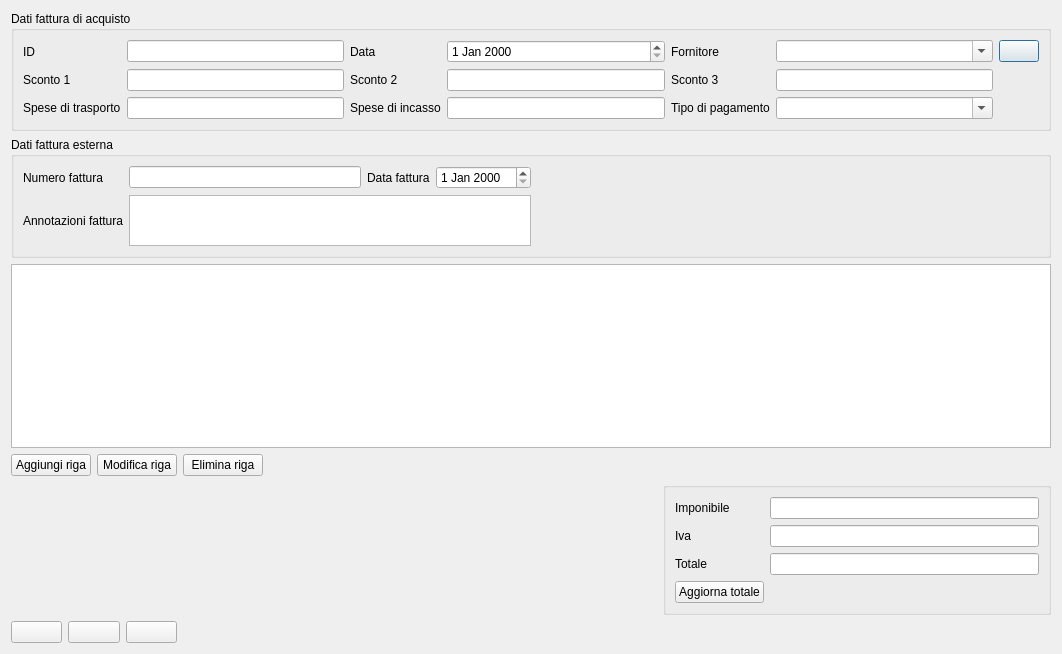
<?xml version="1.0" encoding="UTF-8"?>
<ui version="4.0">
 <class>fatt_new</class>
 <widget class="QDialog" name="fatt_new">
  <property name="geometry">
   <rect>
    <x>0</x>
    <y>0</y>
    <width>1062</width>
    <height>654</height>
   </rect>
  </property>
  <property name="minimumSize">
   <size>
    <width>1062</width>
    <height>654</height>
   </size>
  </property>
  <property name="maximumSize">
   <size>
    <width>1062</width>
    <height>654</height>
   </size>
  </property>
  <property name="sizeIncrement">
   <size>
    <width>1062</width>
    <height>654</height>
   </size>
  </property>
  <property name="baseSize">
   <size>
    <width>1062</width>
    <height>654</height>
   </size>
  </property>
  <property name="windowTitle">
   <string>Dati fattura</string>
  </property>
  <property name="windowIcon">
   <iconset>
    <normaloff>:/images/logo.png</normaloff>:/images/logo.png</iconset>
  </property>
  <layout class="QGridLayout" name="gridLayout_3">
   <item row="0" column="0" colspan="5">
    <widget class="QGroupBox" name="groupBox_1">
     <property name="styleSheet">
      <string notr="true"/>
     </property>
     <property name="title">
      <string>Dati fattura di acquisto</string>
     </property>
     <layout class="QGridLayout" name="gridLayout_5">
      <item row="0" column="0" colspan="9">
       <layout class="QGridLayout" name="gridLayout">
        <item row="0" column="0">
         <widget class="QLabel" name="label">
          <property name="text">
           <string>ID</string>
          </property>
         </widget>
        </item>
        <item row="0" column="1">
         <widget class="QLineEdit" name="id"/>
        </item>
        <item row="0" column="2">
         <widget class="QLabel" name="label_2">
          <property name="text">
           <string>Data</string>
          </property>
         </widget>
        </item>
        <item row="0" column="3">
         <widget class="QDateEdit" name="data_fat"/>
        </item>
        <item row="0" column="4">
         <widget class="QLabel" name="label_3">
          <property name="text">
           <string>Fornitore</string>
          </property>
         </widget>
        </item>
        <item row="0" column="5">
         <widget class="QComboBox" name="forn">
          <property name="editable">
           <bool>true</bool>
          </property>
         </widget>
        </item>
        <item row="1" column="0">
         <widget class="QLabel" name="label_4">
          <property name="text">
           <string>Sconto 1</string>
          </property>
         </widget>
        </item>
        <item row="1" column="1">
         <widget class="QLineEdit" name="sconto_1"/>
        </item>
        <item row="1" column="2">
         <widget class="QLabel" name="label_5">
          <property name="text">
           <string>Sconto 2</string>
          </property>
         </widget>
        </item>
        <item row="1" column="3">
         <widget class="QLineEdit" name="sconto_2"/>
        </item>
        <item row="1" column="4">
         <widget class="QLabel" name="label_6">
          <property name="text">
           <string>Sconto 3</string>
          </property>
         </widget>
        </item>
        <item row="1" column="5">
         <widget class="QLineEdit" name="sconto_3"/>
        </item>
        <item row="2" column="0">
         <widget class="QLabel" name="label_7">
          <property name="text">
           <string>Spese di trasporto</string>
          </property>
         </widget>
        </item>
        <item row="2" column="1">
         <widget class="QLineEdit" name="sp_tr"/>
        </item>
        <item row="2" column="2">
         <widget class="QLabel" name="label_8">
          <property name="text">
           <string>Spese di incasso</string>
          </property>
         </widget>
        </item>
        <item row="2" column="3">
         <widget class="QLineEdit" name="sp_in"/>
        </item>
        <item row="2" column="4">
         <widget class="QLabel" name="label_9">
          <property name="text">
           <string>Tipo di pagamento</string>
          </property>
         </widget>
        </item>
        <item row="2" column="5">
         <widget class="QComboBox" name="t_pagam">
          <property name="editable">
           <bool>true</bool>
          </property>
         </widget>
        </item>
        <item row="0" column="6">
         <widget class="QPushButton" name="fornitore_fatt">
          <property name="text">
           <string/>
          </property>
          <property name="icon">
           <iconset resource="../biblio.qrc">
            <normaloff>:/images/system-users.png</normaloff>:/images/system-users.png</iconset>
          </property>
          <property name="default">
           <bool>true</bool>
          </property>
         </widget>
        </item>
       </layout>
      </item>
     </layout>
    </widget>
   </item>
   <item row="1" column="0" colspan="5">
    <widget class="QGroupBox" name="groupBox_2">
     <property name="minimumSize">
      <size>
       <width>0</width>
       <height>121</height>
      </size>
     </property>
     <property name="maximumSize">
      <size>
       <width>16777215</width>
       <height>121</height>
      </size>
     </property>
     <property name="sizeIncrement">
      <size>
       <width>0</width>
       <height>121</height>
      </size>
     </property>
     <property name="baseSize">
      <size>
       <width>0</width>
       <height>121</height>
      </size>
     </property>
     <property name="title">
      <string>Dati fattura esterna</string>
     </property>
     <layout class="QGridLayout" name="gridLayout_7">
      <item row="0" column="0" rowspan="2">
       <layout class="QGridLayout" name="gridLayout_4">
        <item row="0" column="0">
         <widget class="QLabel" name="label_10">
          <property name="text">
           <string>Numero fattura</string>
          </property>
         </widget>
        </item>
        <item row="0" column="1">
         <widget class="QLineEdit" name="n_fatt">
          <property name="styleSheet">
           <string notr="true"/>
          </property>
         </widget>
        </item>
        <item row="0" column="2">
         <widget class="QLabel" name="label_11">
          <property name="text">
           <string>Data fattura</string>
          </property>
         </widget>
        </item>
        <item row="0" column="3">
         <widget class="QDateEdit" name="dateEdit"/>
        </item>
        <item row="1" column="0">
         <widget class="QLabel" name="label_12">
          <property name="text">
           <string>Annotazioni fattura</string>
          </property>
         </widget>
        </item>
        <item row="1" column="1" colspan="3">
         <widget class="QTextEdit" name="textEdit"/>
        </item>
       </layout>
      </item>
      <item row="1" column="1">
       <spacer name="horizontalSpacer_4">
        <property name="orientation">
         <enum>Qt::Horizontal</enum>
        </property>
        <property name="sizeHint" stdset="0">
         <size>
          <width>224</width>
          <height>78</height>
         </size>
        </property>
       </spacer>
      </item>
     </layout>
    </widget>
   </item>
   <item row="3" column="0">
    <widget class="QPushButton" name="n_riga">
     <property name="text">
      <string>Aggiungi riga</string>
     </property>
     <property name="icon">
      <iconset resource="../biblio.qrc">
       <normaloff>:/images/dialog-ok-apply.png</normaloff>:/images/dialog-ok-apply.png</iconset>
     </property>
    </widget>
   </item>
   <item row="3" column="1">
    <widget class="QPushButton" name="md_riga">
     <property name="text">
      <string>Modifica riga</string>
     </property>
     <property name="icon">
      <iconset resource="../biblio.qrc">
       <normaloff>:/images/document-edit.png</normaloff>:/images/document-edit.png</iconset>
     </property>
    </widget>
   </item>
   <item row="4" column="0">
    <spacer name="verticalSpacer_2">
     <property name="orientation">
      <enum>Qt::Vertical</enum>
     </property>
     <property name="sizeHint" stdset="0">
      <size>
       <width>77</width>
       <height>134</height>
      </size>
     </property>
    </spacer>
   </item>
   <item row="4" column="1">
    <spacer name="verticalSpacer_3">
     <property name="orientation">
      <enum>Qt::Vertical</enum>
     </property>
     <property name="sizeHint" stdset="0">
      <size>
       <width>20</width>
       <height>134</height>
      </size>
     </property>
    </spacer>
   </item>
   <item row="4" column="2">
    <spacer name="verticalSpacer_4">
     <property name="orientation">
      <enum>Qt::Vertical</enum>
     </property>
     <property name="sizeHint" stdset="0">
      <size>
       <width>20</width>
       <height>134</height>
      </size>
     </property>
    </spacer>
   </item>
   <item row="4" column="3">
    <spacer name="horizontalSpacer">
     <property name="orientation">
      <enum>Qt::Horizontal</enum>
     </property>
     <property name="sizeHint" stdset="0">
      <size>
       <width>40</width>
       <height>20</height>
      </size>
     </property>
    </spacer>
   </item>
   <item row="4" column="4">
    <widget class="QGroupBox" name="groupBox">
     <property name="styleSheet">
      <string notr="true"/>
     </property>
     <layout class="QGridLayout" name="gridLayout_6">
      <item row="1" column="0">
       <widget class="QLabel" name="label_14">
        <property name="text">
         <string>Iva</string>
        </property>
       </widget>
      </item>
      <item row="1" column="1">
       <widget class="QLineEdit" name="iva_ft">
        <property name="readOnly">
         <bool>false</bool>
        </property>
       </widget>
      </item>
      <item row="2" column="0">
       <widget class="QLabel" name="label_15">
        <property name="text">
         <string>Totale</string>
        </property>
       </widget>
      </item>
      <item row="2" column="1">
       <widget class="QLineEdit" name="totale">
        <property name="readOnly">
         <bool>false</bool>
        </property>
       </widget>
      </item>
      <item row="0" column="1">
       <widget class="QLineEdit" name="imponibile">
        <property name="readOnly">
         <bool>false</bool>
        </property>
       </widget>
      </item>
      <item row="0" column="0">
       <widget class="QLabel" name="label_13">
        <property name="text">
         <string>Imponibile</string>
        </property>
       </widget>
      </item>
      <item row="3" column="0">
       <widget class="QPushButton" name="agg_totali">
        <property name="text">
         <string>Aggiorna totale</string>
        </property>
        <property name="icon">
         <iconset resource="../biblio.qrc">
          <normaloff>:/images/view-refresh.png</normaloff>:/images/view-refresh.png</iconset>
        </property>
       </widget>
      </item>
     </layout>
    </widget>
   </item>
   <item row="5" column="0" colspan="2">
    <layout class="QGridLayout" name="gridLayout_2">
     <item row="1" column="0">
      <widget class="QPushButton" name="annulla">
       <property name="text">
        <string/>
       </property>
       <property name="icon">
        <iconset resource="../../initdb/images.qrc">
         <normaloff>:/images/dialog-close.png</normaloff>:/images/dialog-close.png</iconset>
       </property>
      </widget>
     </item>
     <item row="1" column="3">
      <widget class="QPushButton" name="agg_fatt">
       <property name="text">
        <string/>
       </property>
       <property name="icon">
        <iconset resource="../biblio.qrc">
         <normaloff>:/images/view-refresh.png</normaloff>:/images/view-refresh.png</iconset>
       </property>
      </widget>
     </item>
     <item row="1" column="2">
      <widget class="QPushButton" name="save">
       <property name="text">
        <string/>
       </property>
       <property name="icon">
        <iconset resource="../biblio.qrc">
         <normaloff>:/images/document-save.png</normaloff>:/images/document-save.png</iconset>
       </property>
      </widget>
     </item>
    </layout>
   </item>
   <item row="3" column="2">
    <widget class="QPushButton" name="el_riga">
     <property name="text">
      <string>Elimina riga</string>
     </property>
     <property name="icon">
      <iconset resource="../biblio.qrc">
       <normaloff>:/images/edit-delete.png</normaloff>:/images/edit-delete.png</iconset>
     </property>
    </widget>
   </item>
   <item row="2" column="0" colspan="5">
    <widget class="QTableView" name="tab_view">
     <attribute name="verticalHeaderDefaultSectionSize">
      <number>15</number>
     </attribute>
    </widget>
   </item>
  </layout>
 </widget>
 <tabstops>
  <tabstop>id</tabstop>
  <tabstop>data_fat</tabstop>
  <tabstop>forn</tabstop>
  <tabstop>fornitore_fatt</tabstop>
  <tabstop>sconto_1</tabstop>
  <tabstop>sconto_2</tabstop>
  <tabstop>sconto_3</tabstop>
  <tabstop>sp_tr</tabstop>
  <tabstop>sp_in</tabstop>
  <tabstop>t_pagam</tabstop>
  <tabstop>n_fatt</tabstop>
  <tabstop>dateEdit</tabstop>
  <tabstop>textEdit</tabstop>
  <tabstop>tab_view</tabstop>
  <tabstop>n_riga</tabstop>
  <tabstop>md_riga</tabstop>
  <tabstop>el_riga</tabstop>
  <tabstop>imponibile</tabstop>
  <tabstop>iva_ft</tabstop>
  <tabstop>totale</tabstop>
  <tabstop>agg_totali</tabstop>
  <tabstop>annulla</tabstop>
  <tabstop>agg_fatt</tabstop>
  <tabstop>save</tabstop>
 </tabstops>
 <resources>
  <include location="../../initdb/images.qrc"/>
  <include location="../biblio.qrc"/>
 </resources>
 <connections/>
</ui>
